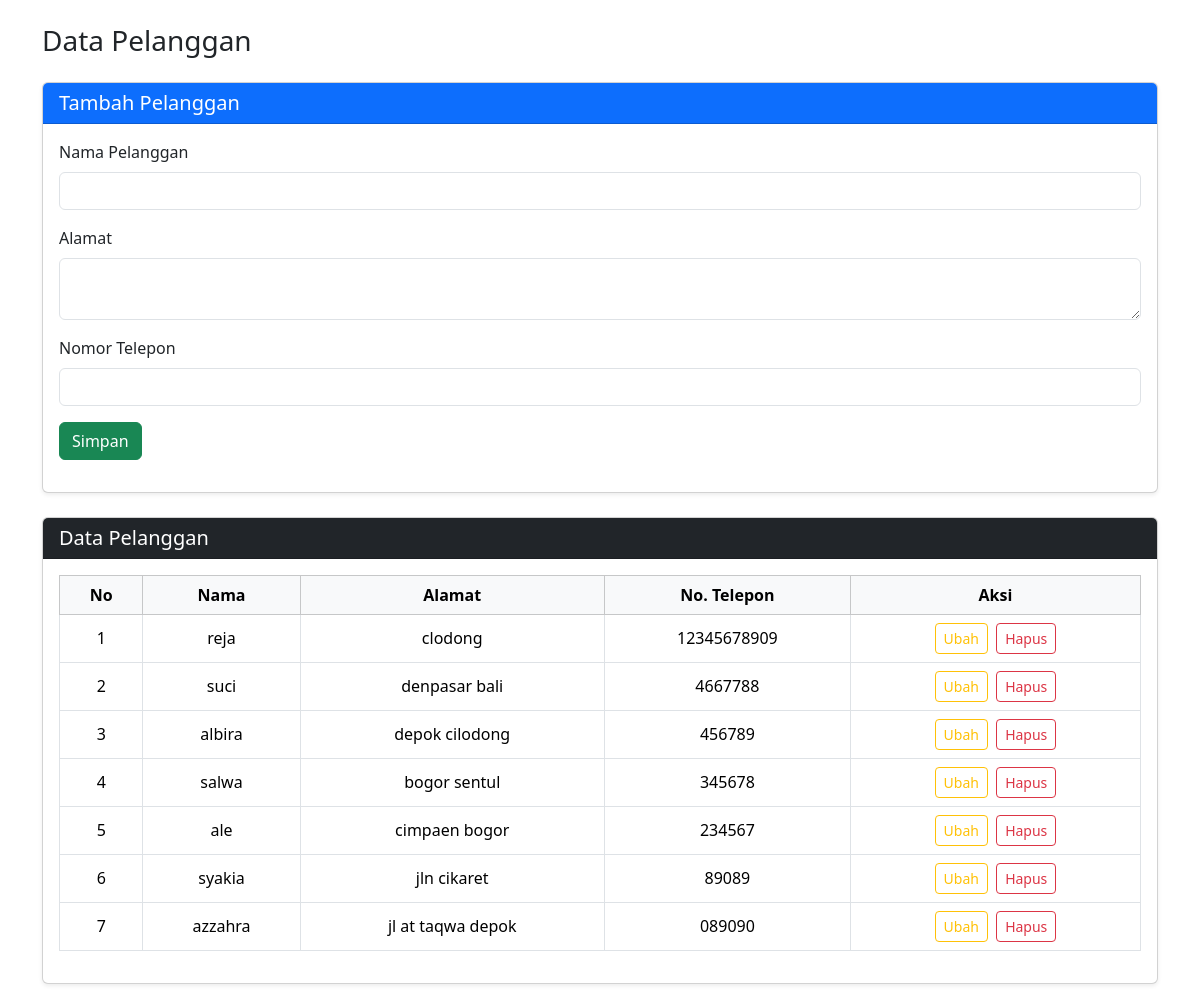
The app's page /page/datapelanggan.php with its own data.
### tables this page shows
CREATE TABLE `tb_pelanggan` (
  `pelangganID` int(11) NOT NULL,
  `namapelanggan` varchar(225) NOT NULL,
  `alamat` text NOT NULL,
  `nomortelepon` varchar(15) NOT NULL
);

### page/datapelanggan.php (the view, shortened to what this page needs)
<?php
include 'lib/koneksi.php';
$edit = false;
$namapelanggan = '';
$alamat = '';
$nomortelepon = '';
?>
<link href="https://cdn.jsdelivr.net/npm/bootstrap@5.3.3/dist/css/bootstrap.min.css" rel="stylesheet">
<div class="container py-4">
    <h3 class="mb-4">Data Pelanggan</h3>
    <div class="card shadow-sm mb-4">
        <div class="card-header bg-primary text-white">
            <h5 class="mb-0"><?= $edit ? 'Edit' : 'Tambah' ?> Pelanggan</h5>
        </div>
        <div class="card-body">
            <form action="" method="post">
                <div class="mb-3">
                    <label class="form-label">Nama Pelanggan</label>
                    <input type="text" name="namapelanggan" class="form-control" required value="<?= $namapelanggan ?>">
                </div>
                <div class="mb-3">
                    <label class="form-label">Alamat</label>
                    <textarea name="alamat" class="form-control" required><?= $alamat ?></textarea>
                </div>
                <div class="mb-3">
                    <label class="form-label">Nomor Telepon</label>
                    <input type="text" name="nomortelepon" class="form-control" required value="<?= $nomortelepon ?>">
                </div>
                <div class="d-flex gap-2">
                    <button type="submit" name="<?= $edit ? 'update' : 'simpan' ?>" class="btn btn-<?= $edit ? 'warning' : 'success' ?>">
                        <?= $edit ? 'Update' : 'Simpan' ?>
                    </button>
                </div>
            </form>
        </div>
    </div>
    <div class="card shadow-sm">
        <div class="card-header bg-dark text-white">
            <h5 class="mb-0">Data Pelanggan</h5>
        </div>
        <div class="card-body">
            <table class="table table-bordered table-hover align-middle text-center">
                <thead class="table-light">
                    <tr>
                        <th>No</th>
                        <th>Nama</th>
                        <th>Alamat</th>
                        <th>No. Telepon</th>
                        <th>Aksi</th>
                    </tr>
                </thead>
                <tbody>
                    <?php
                    $no = 1;
                    $data = $conn->query("SELECT * FROM tb_pelanggan ORDER BY pelangganID DESC");
                    foreach ($data as $row): ?>
                        <tr>
                            <td><?= $no++ ?></td>
                            <td><?= $row['namapelanggan'] ?></td>
                            <td><?= $row['alamat'] ?></td>
                            <td><?= $row['nomortelepon'] ?></td>
                            <td>
                                <a href="?page=datapelanggan&edit=<?= $row['pelangganID'] ?>" class="btn btn-sm btn-outline-warning me-1">Ubah</a>
                                <a href="?page=datapelanggan&hapus=<?= $row['pelangganID'] ?>" class="btn btn-sm btn-outline-danger" onclick="return confirm('Yakin ingin menghapus data ini?')">Hapus</a>
                            </td>
                        </tr>
                    <?php endforeach; ?>
                </tbody>
            </table>
        </div>
    </div>
</div>

### records on screen
tb_pelanggan: namapelanggan "reja", alamat "clodong", nomortelepon "12345678909"
tb_pelanggan: namapelanggan "suci", alamat "denpasar bali", nomortelepon "4667788"
tb_pelanggan: namapelanggan "albira", alamat "depok cilodong", nomortelepon "456789"
tb_pelanggan: namapelanggan "salwa", alamat "bogor sentul", nomortelepon "345678"
tb_pelanggan: namapelanggan "ale", alamat "cimpaen bogor", nomortelepon "234567"
tb_pelanggan: namapelanggan "syakia", alamat "jln cikaret", nomortelepon "89089"
tb_pelanggan: namapelanggan "azzahra", alamat "jl at taqwa depok", nomortelepon "089090"
